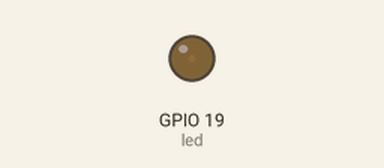
The program below on a simulated ESP32 board running MicroPython. On the bench: output pins drawn as LEDs (lit = HIGH).

Above: at 0.05 s.
At 5.25 s:
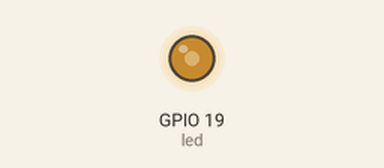
At 8.95 s:
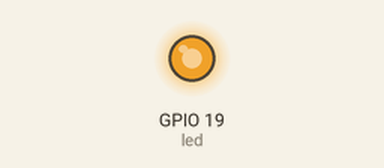
At 17.85 s:
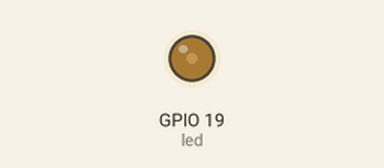
Timing chart, 0 to 26.7 s (numbered marks = the images above):
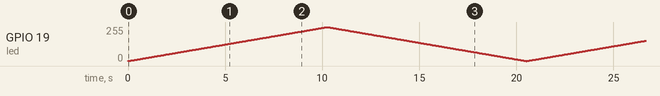

The program:

___.py
```python
from machine import Pin,PWM
import time

led = PWM(Pin(19,Pin.OUT))
led.freq(1000)

while True:
    for u in range(0,1024) :
        led.duty(u)
        time.sleep_ms(10)
    for d in range(1023,0,-1) :
        led.duty(d)
        time.sleep_ms(10)
```
